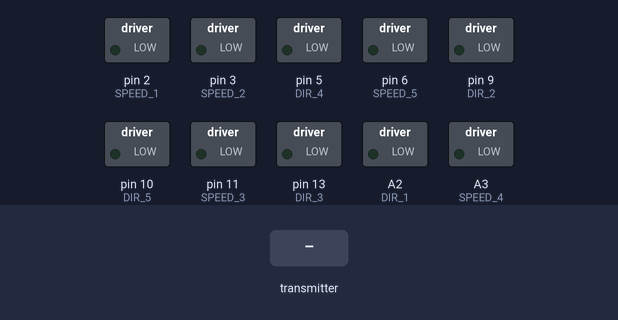
Recording of a sketch running on a simulated Arduino Uno, built with avr-gcc and run on an emulated ATmega328P. On the bench: switched loads named in the sketch (green lamp = pin HIGH). The inputs (shaded band) are chosen by the test bench.

Above: at 1.2 s.
1.3 s: the transmitter starts sending readChannel.0 = 1000
At 2.2 s:
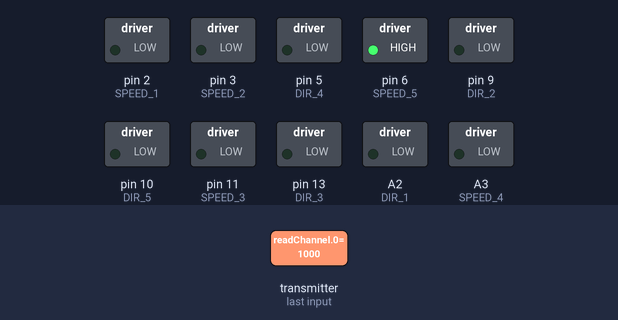
2.8 s: the transmitter starts sending readChannel.1 = 2000
At 3.3 s:
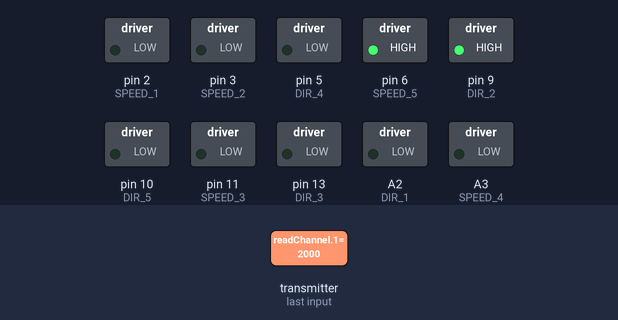
4.3 s: the transmitter starts sending readChannel.2 = 2000
At 5.5 s:
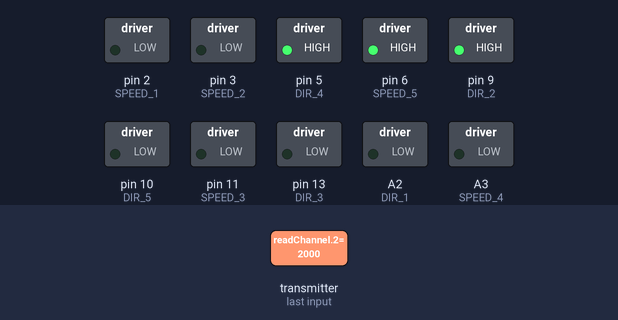
5.8 s: the transmitter starts sending readChannel.3 = 2000
At 6.8 s:
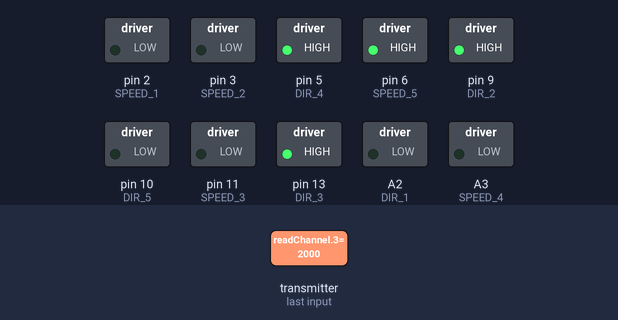
7.3 s: the transmitter starts sending readChannel.4 = 2000
At 7.8 s:
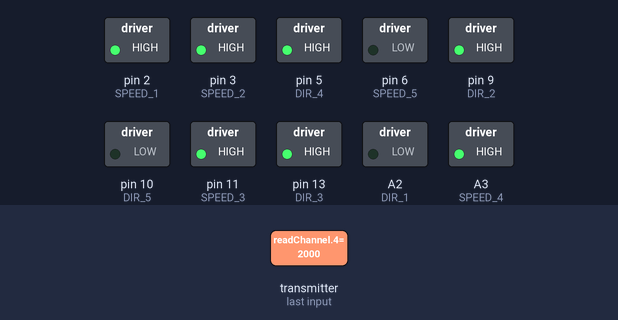
8.8 s: the transmitter starts sending readChannel.0 = 1500
At 9.1 s:
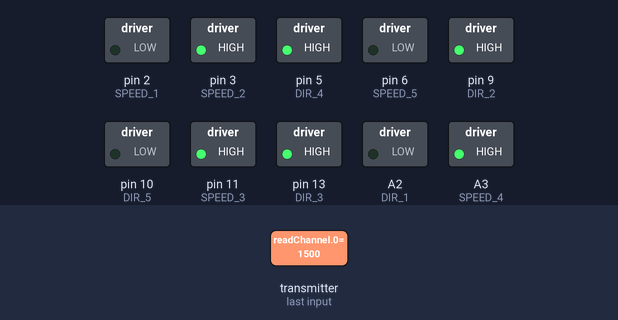
Timing chart, 0 to 11.3 s (numbered marks = the images above; inputs shaded):
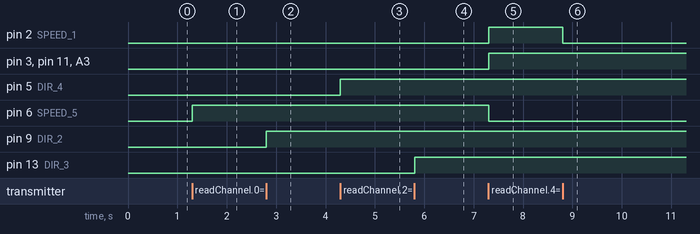

Measured:
- after the input at 1.3 s, pin 6 (SPEED_5): LOW → HIGH at once
- after the input at 2.8 s, pin 9 (DIR_2): LOW → HIGH at once
- after the input at 4.3 s, pin 5 (DIR_4): LOW → HIGH at once
- after the input at 5.8 s, pin 13 (DIR_3): LOW → HIGH at once
- after the input at 7.3 s, pin 2 (SPEED_1), pin 3 (SPEED_2), pin 11 (SPEED_3), A3 (SPEED_4): LOW → HIGH at once; pin 6 (SPEED_5): HIGH → LOW at once
- after the input at 8.8 s, pin 2 (SPEED_1): HIGH → LOW at once

The sketch:

firmware.ino
```cpp
#include <IBusBM.h>

#define SPEED_1      2    // linear actuator pins
#define DIR_1        A2   // -- // --

#define SPEED_2      3    // -- // --
#define DIR_2        9    // -- // --

#define SPEED_3      11   // -- // --
#define DIR_3        13   // -- // --

#define SPEED_4      A3   // -- // --
#define DIR_4        5    // -- // --

#define SPEED_5      6    // gear motor pins
#define DIR_5        10   // -- // --

IBusBM bus {};

int R_stick_X;  // ch 1 R Stick - Left/Right (all values 1000->2000)
int R_stick_Y;  // ch 2 R Stick - Up/Down
int L_stick_X;  // ch 4 L Stick - Right/Left
int L_stick_Y;  // ch 3 L Stick - Up/Down
int SWC;        // ch 5 SWC switch (THIS ONE IS THE CUSTOM REDEFINITION IN CONTROLLER SETTINGS)

// mapped values of default receiver readings
float R_stick_X_map = 0;
float R_stick_Y_map = 0;

float L_stick_X_map = 0;
float L_stick_Y_map = 0;

/**
* Converts iBus input from [1000 -> 2000] to [-1 -> 1].
*/
float ibus_map(int val) {
  return 2 * (float(val - 1000) / 1000.0 - .5);
}

void setup() {
  pinMode(SPEED_1, OUTPUT);
  pinMode(DIR_1, OUTPUT);

  pinMode(SPEED_2, OUTPUT);
  pinMode(DIR_2, OUTPUT);

  pinMode(SPEED_3, OUTPUT);
  pinMode(DIR_3, OUTPUT);

  pinMode(SPEED_4, OUTPUT);
  pinMode(DIR_4, OUTPUT);

  pinMode(SPEED_5, OUTPUT);
  pinMode(DIR_5, OUTPUT);

  Serial.begin(9600);

  while(!Serial) {};

  // Uses RX0 pin, so disconnect the pin
  // before pushing firmware to a controller
  bus.begin(Serial);
}

void loop() {
  // get values on radio channels
  R_stick_X = bus.readChannel(0); // 0 here is the 1 channel on controller lol
  R_stick_Y = bus.readChannel(1);

  L_stick_Y = bus.readChannel(2);
  L_stick_X = bus.readChannel(3);

  SWC = bus.readChannel(4);

  // map values
  R_stick_X_map = ibus_map(R_stick_X);
  R_stick_Y_map = ibus_map(R_stick_Y);

  L_stick_Y_map = ibus_map(L_stick_Y);
  L_stick_X_map = ibus_map(L_stick_X);

  // -------------------------------------------------
  // EXPRECTED BEHAVIOUR
  // When swc switch is in `UP` position:
  // Treat both sticks inputs as hand move commands.
  //
  // When SWC switch is in `DOWN` position:
  // Treat Right Stick X input as a rotation command for a hand.
  // -------------------------------------------------

  // modify motors direction
  // depend on mapped stick values
  if (R_stick_X_map > .1) {
    digitalWrite(DIR_1, HIGH); // hand component direction
    digitalWrite(DIR_5, HIGH); // rotation direction
  }
  if (R_stick_X_map < -.1) {
    digitalWrite(DIR_1, LOW); // hand component direction
    digitalWrite(DIR_5, LOW); // rotation direction
  }

  if (R_stick_Y_map > .1) {
    digitalWrite(DIR_2, HIGH); // hand component direction
  }
  if (R_stick_Y_map < -.1) {
    digitalWrite(DIR_2, LOW); // hand component direction
  }

  if (L_stick_X_map > .1) {
    digitalWrite(DIR_3, HIGH); // hand component direction
  }
  if (L_stick_X_map < -.1) {
    digitalWrite(DIR_3, LOW); // hand component direction
  }

  if (L_stick_Y_map > .1) {
    digitalWrite(DIR_4, HIGH); // hand component direction
  }
  if (L_stick_Y_map < -.1) {
    digitalWrite(DIR_4, LOW); // hand component direction
  }

  if (SWC > 800) {
    if (SWC < 1800) { // SWC `UP` position
      analogWrite(SPEED_1, 0); // modify hand component speed
      analogWrite(SPEED_2, 0); // modify hand component speed

      analogWrite(SPEED_3, 0); // modify hand component speed
      analogWrite(SPEED_4, 0); // modify hand component speed

      analogWrite(SPEED_5, abs(round(255 * R_stick_X_map))); // modify rotation speed
    }
    else { // SWC `DOWN` position
      analogWrite(SPEED_1, abs(255 * round(R_stick_X_map))); // modify hand component speed
      analogWrite(SPEED_2, abs(255 * round(R_stick_Y_map))); // modify hand component speed

      analogWrite(SPEED_3, abs(255 * round(L_stick_X_map))); // modify hand component speed
      analogWrite(SPEED_4, abs(255 * round(L_stick_Y_map))); // modify hand component speed

      analogWrite(SPEED_5, 0); // modify rotation speed
    }
  }
}
```
